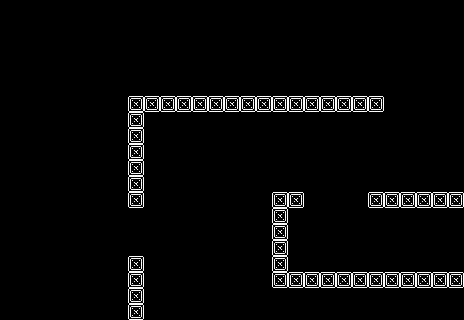

Rendered tile map (Tiled .tmx) drawn with the repository's tilesets; below, a short description and the full map source, tile grids included:
An orthogonal 29x20 tile map with 16x16 px tiles, 1 tile layer (Tile Layer 1) and 14 objects.

<map version="1.5" tiledversion="1.7.2" orientation="orthogonal" renderorder="right-down" width="29" height="20" tilewidth="16" tileheight="16" infinite="0" nextlayerid="4" nextobjectid="102">
 <tileset firstgid="1" source="j.tsx" />
 <layer id="1" name="Tile Layer 1" width="29" height="20">
  <data encoding="csv">
0,0,0,0,0,0,0,0,0,0,0,0,0,0,0,0,0,0,0,0,0,0,0,0,0,0,0,0,0,
0,0,0,0,0,0,0,0,0,0,0,0,0,0,0,0,0,0,0,0,0,0,0,0,0,0,0,0,0,
0,0,0,0,0,0,0,0,0,0,0,0,0,0,0,0,0,0,0,0,0,0,0,0,0,0,0,0,0,
0,0,0,0,0,0,0,0,0,0,0,0,0,0,0,0,0,0,0,0,0,0,0,0,0,0,0,0,0,
0,0,0,0,0,0,0,0,0,0,0,0,0,0,0,0,0,0,0,0,0,0,0,0,0,0,0,0,0,
0,0,0,0,0,0,0,0,0,0,0,0,0,0,0,0,0,0,0,0,0,0,0,0,0,0,0,0,0,
0,0,0,0,0,0,0,0,2,2,2,2,2,2,2,2,2,2,2,2,2,2,2,2,0,0,0,0,0,
0,0,0,0,0,0,0,0,2,0,0,0,0,0,0,0,0,0,0,0,0,0,0,0,0,0,0,0,0,
0,0,0,0,0,0,0,0,2,0,0,0,0,0,0,0,0,0,0,0,0,0,0,0,0,0,0,0,0,
0,0,0,0,0,0,0,0,2,0,0,0,0,0,0,0,0,0,0,0,0,0,0,0,0,0,0,0,0,
0,0,0,0,0,0,0,0,2,0,0,0,0,0,0,0,0,0,0,0,0,0,0,0,0,0,0,0,0,
0,0,0,0,0,0,0,0,2,0,0,0,0,0,0,0,0,0,0,0,0,0,0,0,0,0,0,0,0,
0,0,0,0,0,0,0,0,2,0,0,0,0,0,0,0,0,2,2,0,0,0,0,2,2,2,2,2,2,
0,0,0,0,0,0,0,0,0,0,0,0,0,0,0,0,0,2,0,0,0,0,0,0,0,0,0,0,0,
0,0,0,0,0,0,0,0,0,0,0,0,0,0,0,0,0,2,0,0,0,0,0,0,0,0,0,0,0,
0,0,0,0,0,0,0,0,0,0,0,0,0,0,0,0,0,2,0,0,0,0,0,0,0,0,0,0,0,
0,0,0,0,0,0,0,0,2,0,0,0,0,0,0,0,0,2,0,0,0,0,0,0,0,0,0,0,0,
0,0,0,0,0,0,0,0,2,0,0,0,0,0,0,0,0,2,2,2,2,2,2,2,2,2,2,2,2,
0,0,0,0,0,0,0,0,2,0,0,0,0,0,0,0,0,0,0,0,0,0,0,0,0,0,0,0,0,
0,0,0,0,0,0,0,0,2,0,0,0,0,0,0,0,0,0,0,0,0,0,0,0,0,0,0,0,0
</data>
 </layer>
 <objectgroup id="2" name="player_spawn_points">
  <object id="9" x="338.073" y="241.322">
   <point />
  </object>
  <object id="101" x="207.249" y="178.534">
   <point />
  </object>
 </objectgroup>
 <objectgroup color="#00ff00" id="3" name="item_spawn_points" visible="0" tintcolor="#000000">
  <object id="65" x="196" y="244">
   <point />
  </object>
  <object id="66" x="432" y="236">
   <point />
  </object>
  <object id="67" x="428" y="154.667">
   <point />
  </object>
  <object id="68" x="284" y="149.333">
   <point />
  </object>
  <object id="69" x="357.333" y="49.3333">
   <point />
  </object>
  <object id="70" x="140" y="53.3333">
   <point />
  </object>
  <object id="71" x="46.6667" y="44">
   <point />
  </object>
  <object id="83" x="69.3333" y="342.667">
   <point />
  </object>
  <object id="90" x="317.333" y="338.667">
   <point />
  </object>
  <object id="91" x="217.333" y="238.667">
   <point />
  </object>
  <object id="98" x="69.3333" y="286.667">
   <point />
  </object>
  <object id="100" x="445.333" y="328">
   <point />
  </object>
 </objectgroup>
</map>
